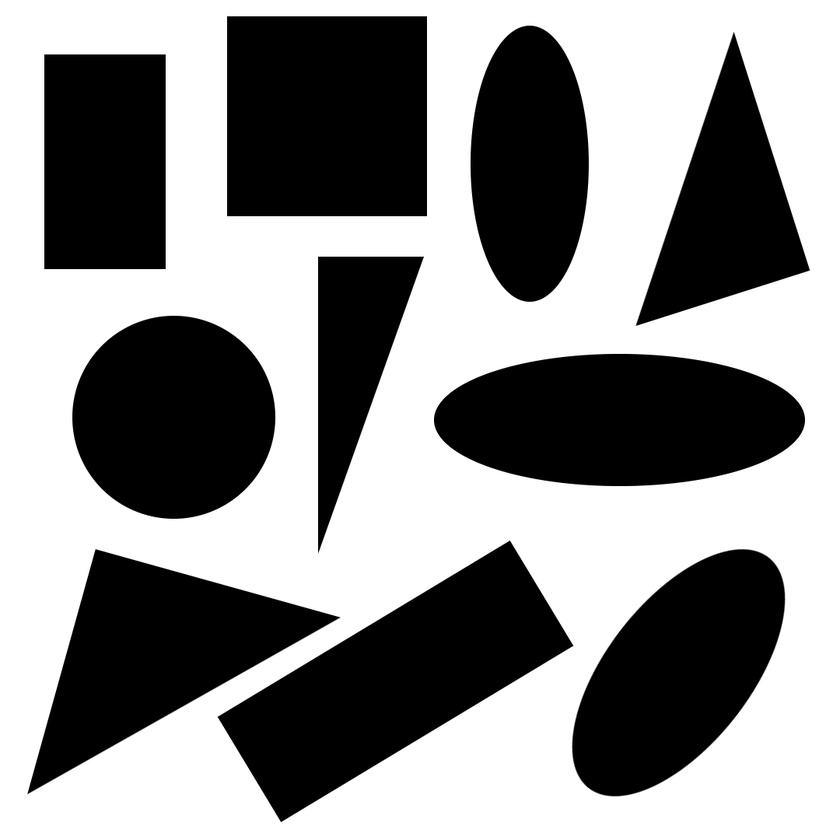
%> input picture Lab_08/images/test-1.jpg, 840 x 840 px, shrunk from 1080 x 1080 before the run
$ octave q1.m   (GNU Octave 9; MATLAB toolbox functions it lacks are replaced by stand-ins)
%> lines starting %> are read from the running program, lines starting %| are printed output that depends on the picture; in (x1, y1, x2, y2) boxes, pixels count from 0 and x2, y2 are one past the last pixel; in counts of white or black regions, pixels touching at a corner belong together; the program's own positions count from 1
%> further down, test_image_1 is the input picture: size 840x840x3 uint8; min 0, max 255, mean 143.5
### Lab_08/getShapeStats.m
function x = getShapeStats(img)
    % Function to return the shape features of the passed image

    % Converting the test images into grayscale
    img = imbinarize(im2gray(img), graythresh(img));
%> img: size 840x840 logical; 56.3% white; 10 black regions, largest, box (x1, y1, x2, y2) and area: (218, 541, 573, 822) 41963, (227, 16, 427, 216) 40000, (434, 354, 805, 486) 38527

    % Displaying the boundaries of the objects in the test image
    % For test_image_1
    [B, L] = bwboundaries(img);
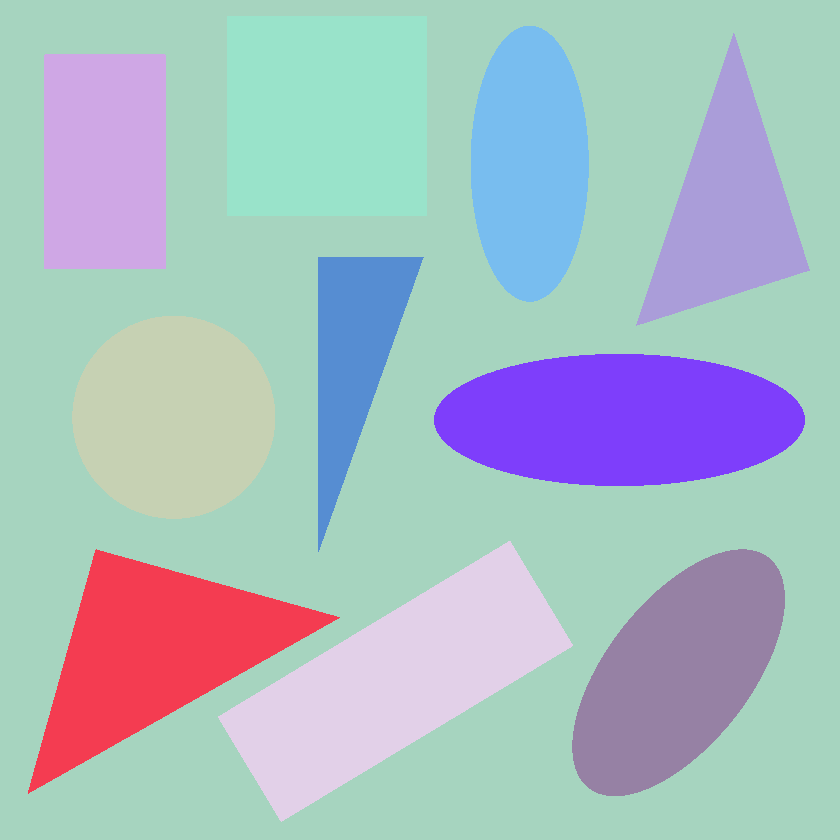
%> L: size 840x840 double; 11 distinct labels, from 1 to 11; one colour per label, 0 black
%> B = 11 boundaries; largest, box (x1, y1, x2, y2) and points: (0, 0, 840, 840) 3357, (28, 549, 340, 794) 799, (227, 16, 427, 216) 797, (218, 541, 573, 822) 793, (434, 354, 805, 486) 787
    figure;
    imshow(img);
    hold on;
    for k=1:length(B)
        boundary = B{k};
        plot(boundary(:,2), boundary(:,1), 'g', 'LineWidth', 2);
    end
%> this loop made 11 passes
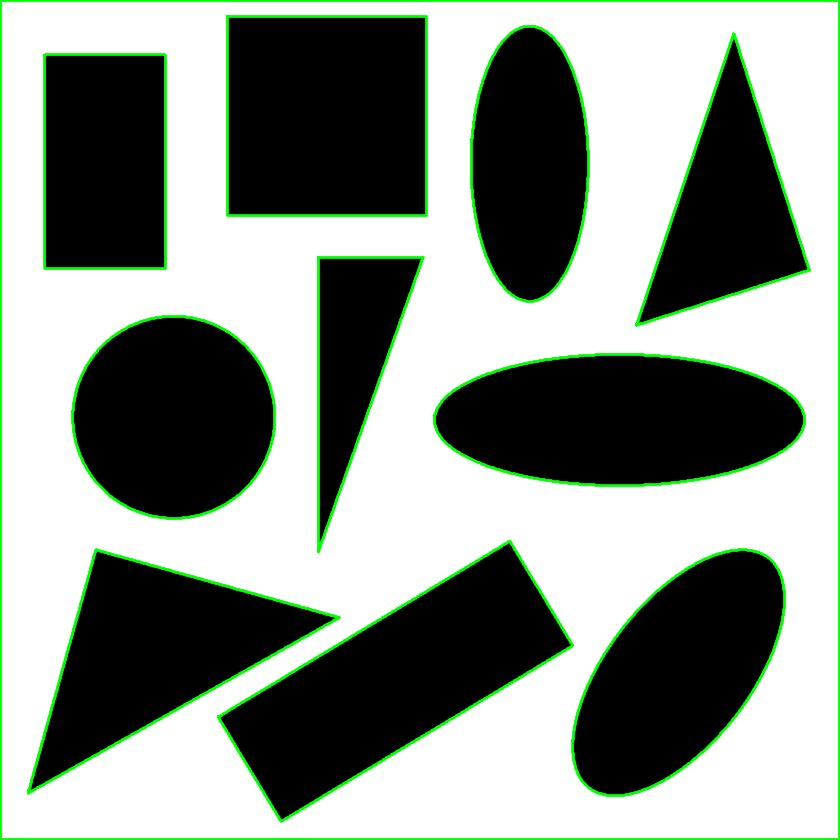
%> figure redrawn from the program's plot data
    % Using bwlabel to extract the objects, pseudocolor them and also associate
    % a numerical value to them
    [L, N] = bwlabel(img);
%> L: size 840x840 double; values 0 (black) and 1 (white), 56.3% white; 10 black regions
%> N = 1
    RGB = label2rgb(L, 'hsv', [.5 .5 .5], 'shuffle');
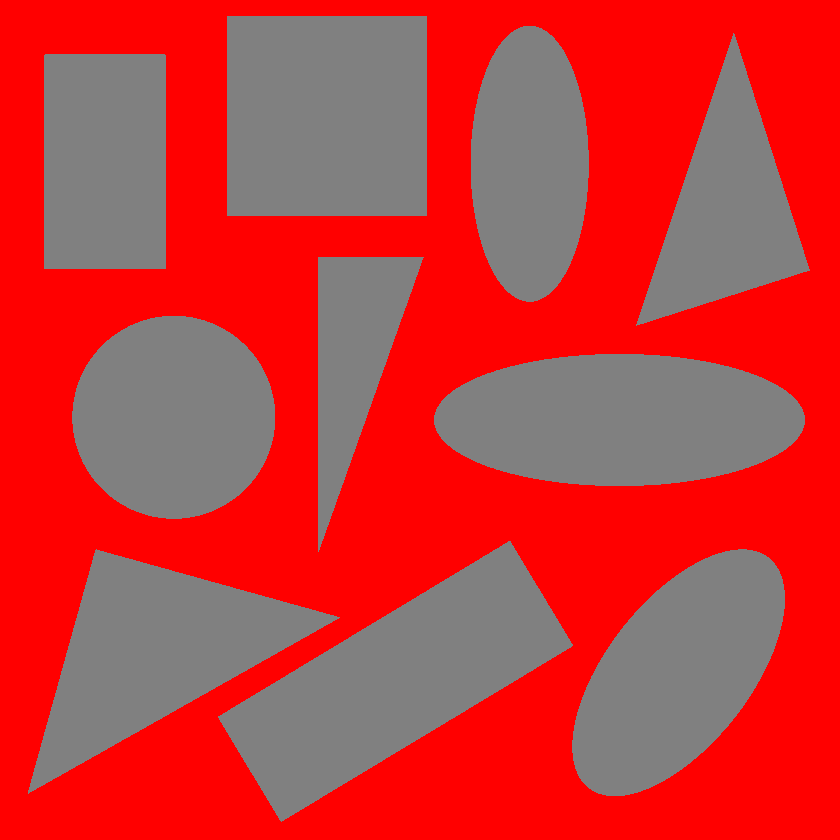
%> RGB: size 840x840x3 uint8; mean R, G, B 199.4, 56, 56
    figure;
    imshow(RGB);
    hold on;
    for k=1:length(B)
        boundary = B{k};
        plot(boundary(:,2), boundary(:,1), 'w', 'LineWidth', 2);
        text(boundary(1,2)-11, boundary(1,1)+11, num2str(k), 'Color', 'y', ...
            'FontSize', 14, 'FontWeight', 'bold');
    end
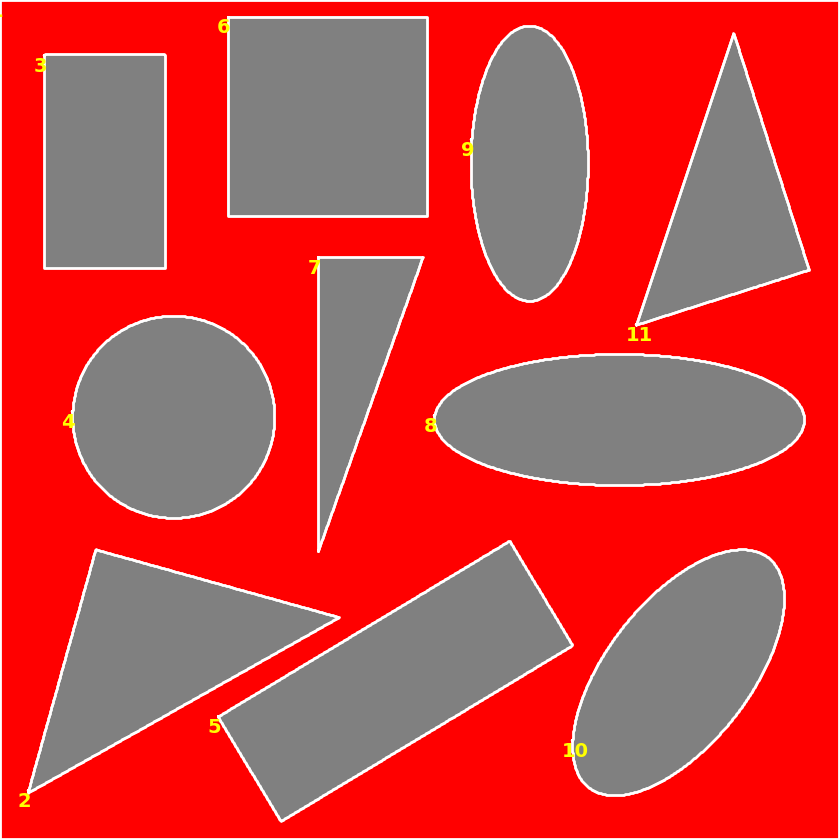
%> figure redrawn from the program's plot data
    % Extracting the region properties for img
    stats = regionprops(L, 'all');
%> stats = 1 region; box (x1, y1, x2, y2), Area, Centroid, MajorAxisLength, MinorAxisLength and Eccentricity: (0, 0, 840, 840) 396909 [432 431.9] 1045.9 1005.7 0.275
    temp = zeros(1, N);
    for k=1:N
        % Compute thinness ratio
        temp(k) = 4*pi*stats(k,1).Area / (stats(k,1).Perimeter)^2;
        stats(k,1).ThinnessRatio = temp(k);

        % Compute aspect ratio
        temp(k) = (stats(k, 1).BoundingBox(3)) / (stats(k,1).BoundingBox(4));
        stats(k,1).AspectRatio = temp(k);
    end
%> this loop made 1 pass

    % For the image
    areas = zeros(1,N);
    for k=1:N
        areas(k) = stats(k).Area;
    end
    TR = zeros(1,N);
    for k=1:N
        TR(k) = stats(k).ThinnessRatio;
    end
    figure();
    hold on;
    cmap = colormap(lines(16));
    for k=1:N
        scatter(areas(k), TR(k), [], cmap(k,:), 'filled'), ylabel('Thinness Ratio'), xlabel('Area');
        hold on;
    end

    x = stats;
%> x has the same summary as stats
end

### Lab_08/q1.m
% Loading the test image and displaying its content
test_image_1 = imread('./images/test-1.jpg');

% Displaying the test images
imshow(test_image_1);

% Extracting the shape features for the images
test_image_1_stats = getShapeStats(test_image_1);
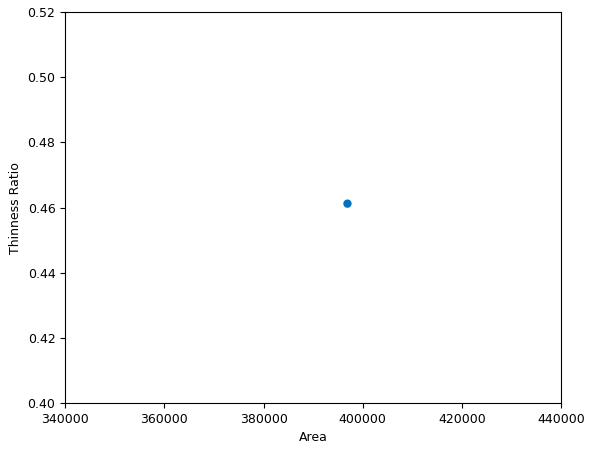
%> figure redrawn from the program's plot data
%> test_image_1_stats has the same summary as stats in getShapeStats

disp(test_image_1_stats);
%|     Area = 396909
%|     Centroid =
%|        431.98   431.95
%|     BoundingBox =
%|          0.5000     0.5000   840.0000   840.0000
%|     SubarrayIdx =
%|     {
%|       [1,1] =
%|        Columns 1 through 13:
%|            1     2     3     4     5     6     7     8     9    10    11    12    13
%|        Columns 14 through 26:
%|           14    15    16    17    18    19    20    21    22    23    24    25    26
%> (further printed lines are left out)
